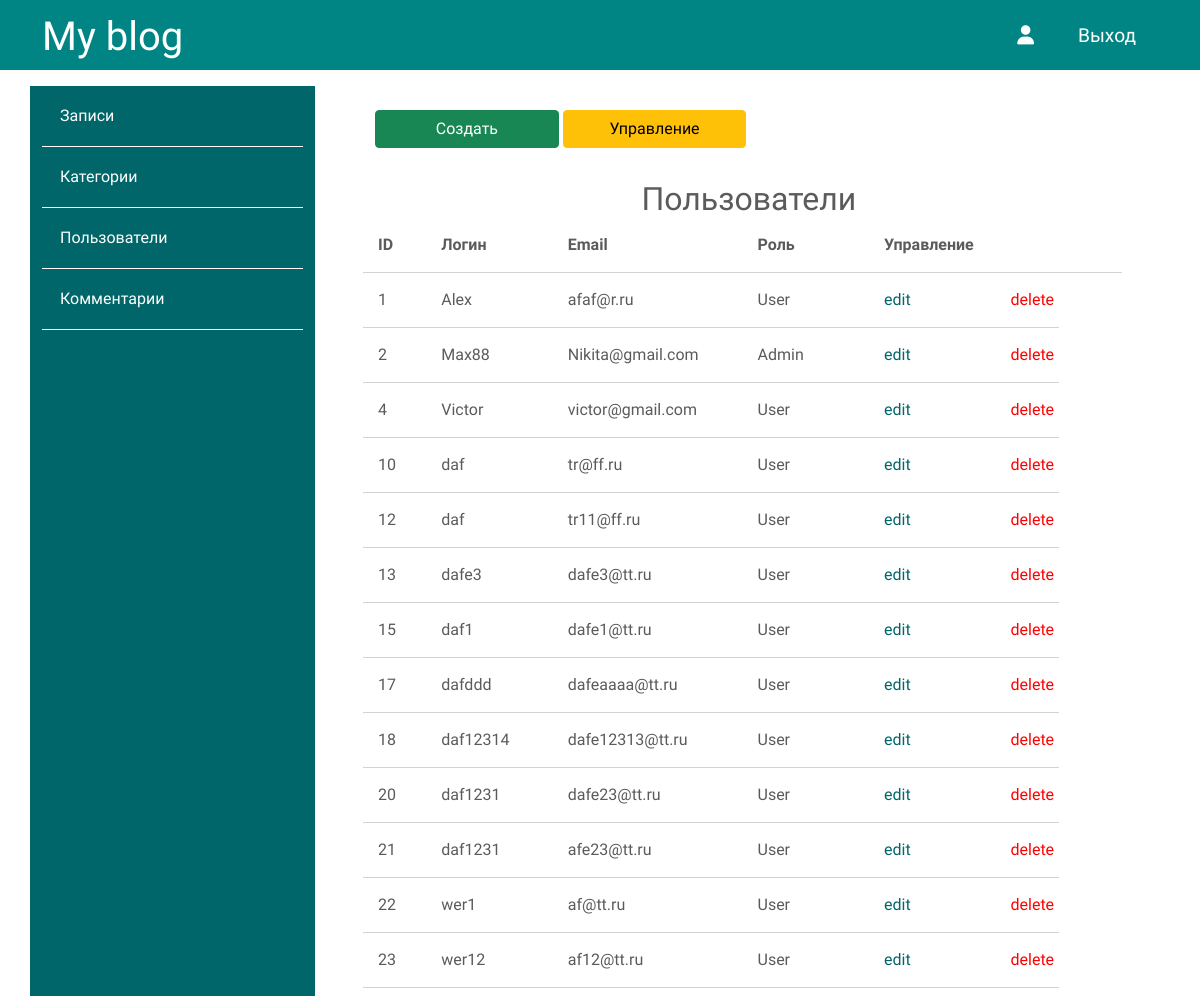
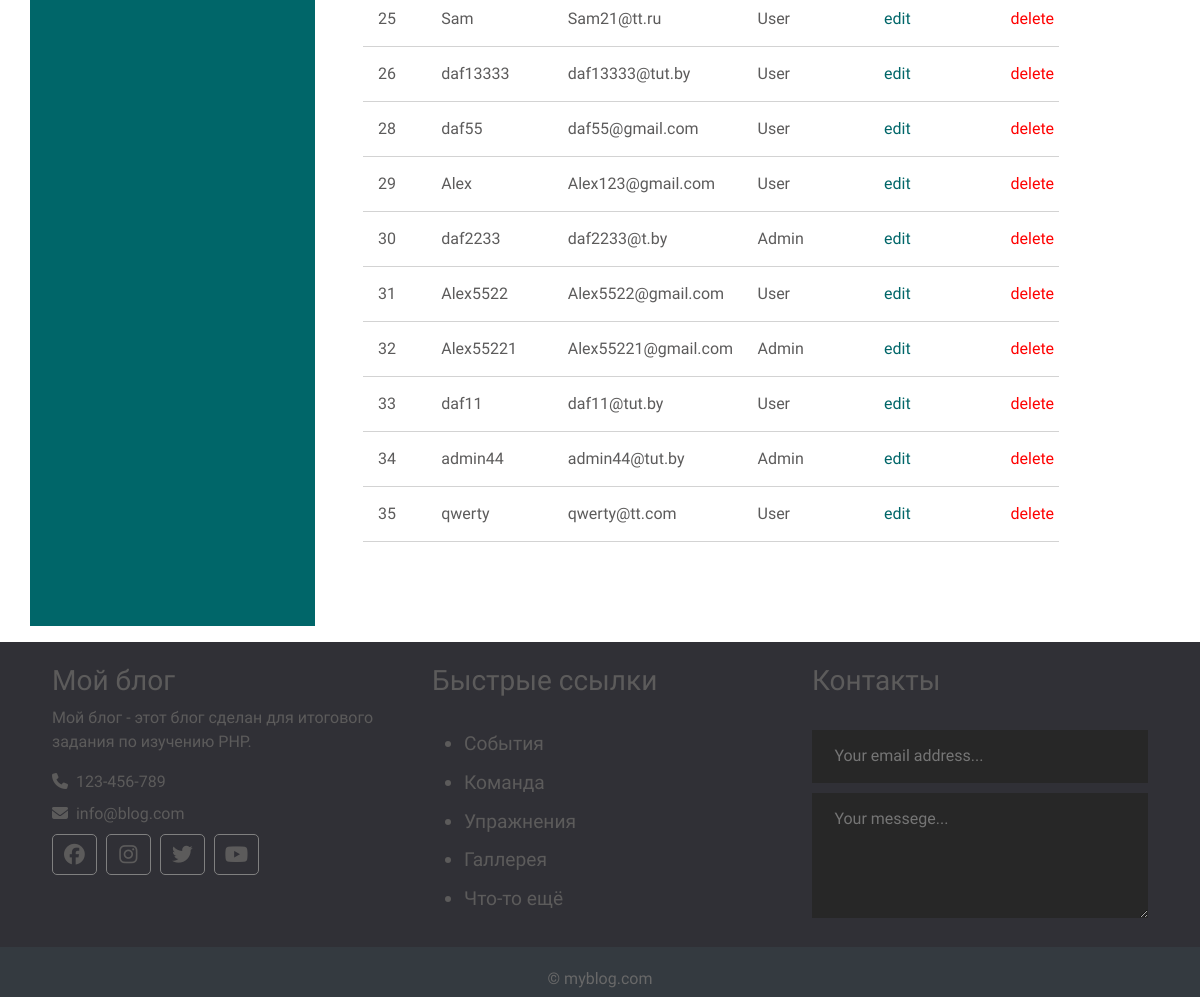
Page /admin/user/index.php on the committed database (2 pictures, top to bottom).
### tables this page shows
CREATE TABLE `users` (
  `id` int(12) NOT NULL,
  `admin` tinyint(4) NOT NULL,
  `username` varchar(255) NOT NULL,
  `email` varchar(255) NOT NULL,
  `password` varchar(255) NOT NULL,
  `created` timestamp NOT NULL DEFAULT CURRENT_TIMESTAMP
);

### app/database/db.php (called while the page is built, shortened)
<?php
require('connect.php');
function dbCheckError($query){
    $errinfo = $query->errorinfo();
    return true;
}
function selectall($table, $params = []){
    global $pdo;
    $sql = "SELECT * FROM $table";
    $query =  $pdo->prepare($sql);
    $query->execute();
    return $query->fetchAll();
}

### app/controllers/users.php (called while the page is built, shortened)
<?php
include SITE_ROOT . "/app/database/db.php";
$users = selectAll('users');

### admin/user/index.php (the view, shortened to what this page needs)
<?php session_start();
    include "../../app/controllers/users.php";
?>
<!doctype html>
<html lang="en">
  <head>
    <link href="https://cdn.jsdelivr.net/npm/bootstrap@5.0.2/dist/css/bootstrap.min.css" rel="stylesheet">
    <link rel="stylesheet" href="/css/awesome/css/all.css" />
    <link rel="stylesheet" href = "../../assets/css/admin.css">
  </head>
  <body>
  <?php include("../../app/include/header-admin.php"); ?>
  <div class="container">
  <?php include ("../../app/include/sidebar-admin.php"); ?>
      <div class="posts col-9">
        <div class="button-row">
          <a href="<?php echo BASE_URL . "admin/user/create.php";?>" class="col-3 btn btn-success">Создать</a>
          <a href="<?php echo BASE_URL . "admin/user/index.php";?>" class="col-3 btn btn-warning">Управление</a>
        </div>
        <div class="row title-table">
          <h2>Пользователи</h2>
          <div class="col-1">ID</div>
          <div class="col-2">Логин</div>
          <div class="col-3">Email</div>
          <div class="col-2">Роль</div>
          <div class="col-4">Управление</div>
        </div>
        <?php foreach($users as $key => $user): ?>
        <div class="row post">
        <div class="col-1"><?=$user['id'];?></div>
          <div class="col-2"><?=$user['username'];?></div>
          <div class="col-3"><?=$user['email'];?></div>
          <?php if($user['admin'] == 1): ?>
            <div class="col-2">Admin</div>
          <?php else: ?>
            <div class="col-2">User</div>
          <?php endif; ?>
          <div class="red col-2"><a href="edit.php?edit_id=<?=$user['id'];?>">edit</a></div>
          <div class="dell col-1"><a href="index.php?delete_id=<?=$user['id'];?>">delete</a></div>
        </div>
        <?php endforeach; ?>
      </div>
    </div>
  </div>
    <?php include("../../app/include/footer.php"); ?>
  </body>
</html>

### assets/css/admin.css (style rules this page uses)
* { font-family: 'Comfortaa', cursive; color:#5c5b5b; }
html, h1, h2, h3, h4, h5, h6 { color:#5c5b5b; }
body { color: #f6f6f6; }
a { text-decoration: none; color: inherit; }
.posts { height: 100%; padding: 40px 60px 100px; overflow-y: scroll; }
.posts h2 { text-align: center; margin: 2rem 0 0 0.4rem; }
.posts .title-table div { padding: 15px; text-align: left; border-bottom: 1px solid #d3d3d3; font-weight: 700; }
.posts .post div { padding: 15px; text-align: left; border-bottom: 1px solid #d3d3d3; }
.posts .post .red { color: #006669; }
.posts .post .dell { color: red; }

### rows in the picture
users: id "1", username "Alex", email "afaf@r.ru", admin "User"
users: id "2", username "Max88", email "Nikita@gmail.com", admin "Admin"
users: id "4", username "Victor", email "victor@gmail.com", admin "User"
users: id "10", username "daf", email "tr@ff.ru", admin "User"
users: id "12", username "daf", email "tr11@ff.ru", admin "User"
users: id "13", username "dafe3", email "dafe3@tt.ru", admin "User"
users: id "15", username "daf1", email "dafe1@tt.ru", admin "User"
users: id "17", username "dafddd", email "dafeaaaa@tt.ru", admin "User"
users: id "18", username "daf12314", email "dafe12313@tt.ru", admin "User"
users: id "20", username "daf1231", email "dafe23@tt.ru", admin "User"
users: id "21", username "daf1231", email "afe23@tt.ru", admin "User"
users: id "22", username "wer1", email "af@tt.ru", admin "User"
users: id "23", username "wer12", email "af12@tt.ru", admin "User"
users: id "25", username "Sam", email "Sam21@tt.ru", admin "User"
users: id "26", username "daf13333", email "daf13333@tut.by", admin "User"
users: id "28", username "daf55", email "daf55@gmail.com", admin "User"
users: id "29", username "Alex", email "Alex123@gmail.com", admin "User"
users: id "30", username "daf2233", email "daf2233@t.by", admin "Admin"
users: id "31", username "Alex5522", email "Alex5522@gmail.com", admin "User"
users: id "32", username "Alex55221", email "Alex55221@gmail.com", admin "Admin"
users: id "33", username "daf11", email "daf11@tut.by", admin "User"
users: id "34", username "admin44", email "admin44@tut.by", admin "Admin"
users: id "35", username "qwerty", email "qwerty@tt.com", admin "User"
